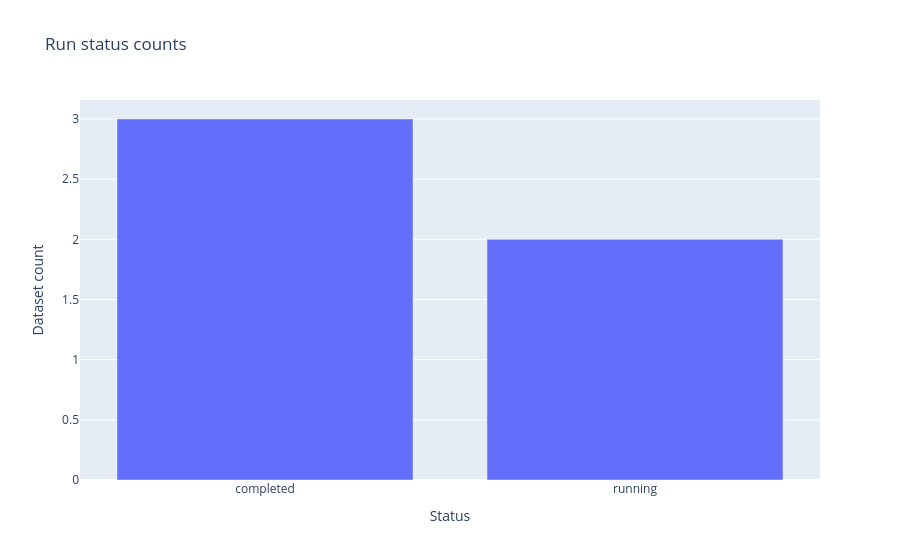

Notebook source saved alongside this figure:
### Code cell
# Run completeness and leaderboard-reference context

if RUN_STATUS is None or RUN_STATUS.empty:
    display_note("No per-dataset `run_status.json` files were found in this run directory.")
else:
    status_df = RUN_STATUS.copy()
    status_df["status"] = status_df["status"].astype(str)
    display_note("### Run completeness by dataset")
    display(status_df.sort_values(["status", "dataset"], ascending=[True, True]).reset_index(drop=True))

    status_counts = status_df.groupby("status", dropna=False).size().reset_index(name="datasets")
    fig = px.bar(status_counts, x="status", y="datasets", title="Run status counts")
    fig.update_layout(xaxis_title="Status", yaxis_title="Dataset count")
    fig.show()

if LEADERBOARD_TOP10 is None or LEADERBOARD_TOP10.empty:
    display_note("No `leaderboard_top10_reference.csv` was found for this run.")
else:
    ref = LEADERBOARD_TOP10.copy()
    if "is_top10_entry" in ref.columns:
        ref = ref.loc[ref["is_top10_entry"].fillna(False)].copy()

    display_note("### Leaderboard reference coverage")
    coverage_cols = [
        "dataset",
        "benchmark_id",
        "benchmark_suite",
        "leaderboard_metric_name",
        "leaderboard_dataset_split",
        "rank",
        "model",
        "metric_value",
    ]
    coverage_cols = [c for c in coverage_cols if c in ref.columns]
    display(ref[coverage_cols].head(30))

    coverage_summary = (
        ref.groupby([c for c in ["dataset", "leaderboard_metric_name"] if c in ref.columns], dropna=False)
        .agg(
            top10_rows=("model", "size"),
            top10_best=("metric_value_numeric", "min"),
            top10_worst=("metric_value_numeric", "max"),
        )
        .reset_index()
    )
    display(coverage_summary.sort_values("dataset").reset_index(drop=True))

### Figure 1 — Plotly figure (JSON) as saved in the notebook; plotly's stock layout.template omitted (floating-point values rounded to 4 significant figures)
{"data": [{"hovertemplate": "status=%{x}<br>datasets=%{y}<extra></extra>", "legendgroup": "", "marker": {"color": "#636efa", "pattern": {"shape": ""}}, "name": "", "orientation": "v", "showlegend": false, "textposition": "auto", "type": "bar", "x": ["completed", "running"], "xaxis": "x", "y": [3, 2], "yaxis": "y"}], "layout": {"barmode": "relative", "legend": {"tracegroupgap": 0}, "title": {"text": "Run status counts"}, "xaxis": {"anchor": "y", "domain": [0, 1], "title": {"text": "Status"}}, "yaxis": {"anchor": "x", "domain": [0, 1], "title": {"text": "Dataset count"}}}}
